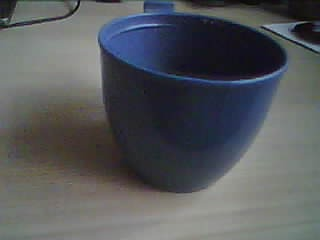
#> input picture high_computation_solutions/seq_images/seq_mug/20241223150053.jpg, 320 x 240 px
$ python example.py
#> lines starting #> are read from the running program, lines starting #| are printed output that depends on the picture
from skimage import io, transform
import numpy as np
import matplotlib.pyplot as plt
from skimage import feature
from skimage.segmentation import active_contour


img = io.imread("../seq_images/seq_mug/20241223150053.jpg", as_gray=True)
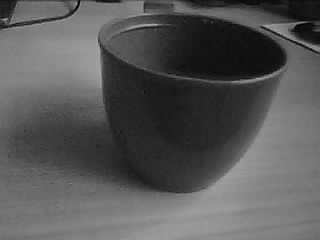
#> img: shape (240, 320) float64; min 0.00561, max 0.684, mean 0.346
img = transform.resize(img, (240, 240))
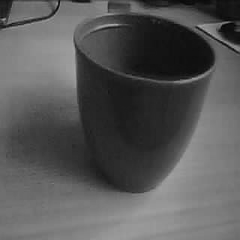
#> img: shape (240, 240) float64; min 0.0131, max 0.678, mean 0.346

s = np.linspace(0, 2 * np.pi, 100)
r = 120 + 110 * np.sin(s)
c = 120 + 110 * np.cos(s)
init = np.array([r, c]).T

snake = active_contour(
    # gaussian(img, sigma=0.3, preserve_range=False),
    feature.canny(img),
    init,
    alpha=0.05,
    beta=4,
    gamma=0.005,
    max_px_move=1.1,
    convergence=0.05
)
#> snake = 100 pairs, first value 13.31 to 197.4, second value 62.99 to 219.1

fig, ax = plt.subplots(figsize=(7, 7))
ax.imshow(feature.canny(img), cmap=plt.cm.gray)
ax.plot(init[:, 1], init[:, 0], '--r', lw=3)
ax.plot(snake[:, 1], snake[:, 0], '-b', lw=3)
ax.set_xticks([]), ax.set_yticks([])
ax.axis([0, img.shape[1], img.shape[0], 0])

plt.show()
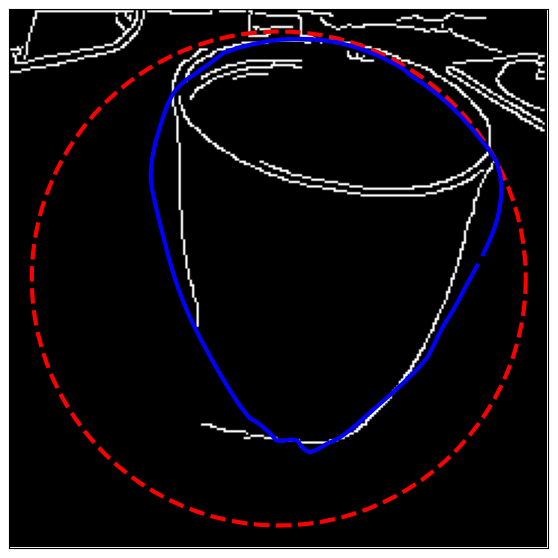
#> figure drawn by matplotlib, 1 panel

$ run again, with high_computation_solutions/seq_images/seq_mug/20241223150049.jpg copied over high_computation_solutions/seq_images/seq_mug/20241223150053.jpg
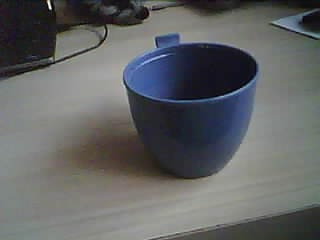
#> input picture high_computation_solutions/seq_images/seq_mug/20241223150049.jpg, 320 x 240 px
#> `img = transform.resize(img, (240, 240))`:
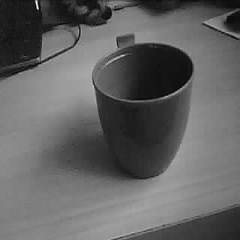
#> img: shape (240, 240) float64; min 0.00697, max 0.973, mean 0.39
#> snake = 100 pairs, first value 8.52 to 229.8, second value 45.27 to 201.8
#> `plt.show()`:
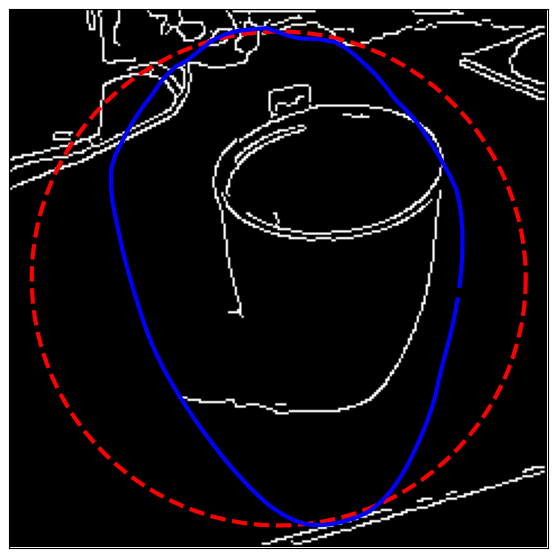
#> figure drawn by matplotlib, 1 panel

$ run again, with high_computation_solutions/seq_images/seq_mug/20241223150050.jpg copied over high_computation_solutions/seq_images/seq_mug/20241223150053.jpg
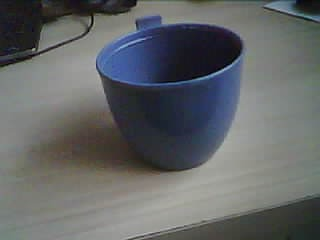
#> input picture high_computation_solutions/seq_images/seq_mug/20241223150050.jpg, 320 x 240 px
#> `img = transform.resize(img, (240, 240))`:
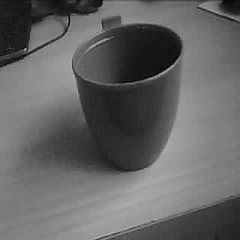
#> img: shape (240, 240) float64; min 0.00502, max 0.733, mean 0.397
#> snake = 100 pairs, first value 15.9 to 223.5, second value 78.75 to 182.7
#> `plt.show()`:
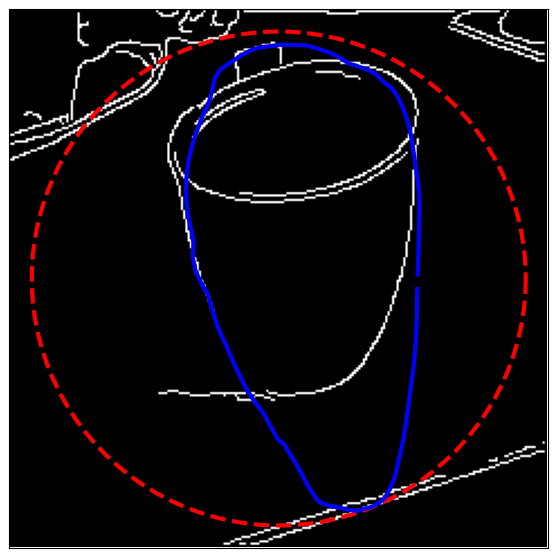
#> figure drawn by matplotlib, 1 panel

$ run again, with high_computation_solutions/seq_images/seq_mug/20241223150051.jpg copied over high_computation_solutions/seq_images/seq_mug/20241223150053.jpg
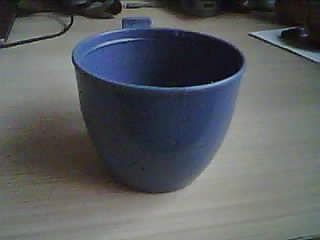
#> input picture high_computation_solutions/seq_images/seq_mug/20241223150051.jpg, 320 x 240 px
#> `img = transform.resize(img, (240, 240))`:
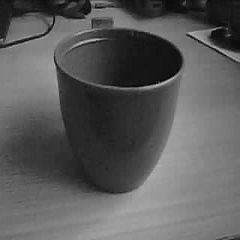
#> img: shape (240, 240) float64; min 0.00471, max 0.753, mean 0.36
#> snake = 100 pairs, first value 21.31 to 192.7, second value 54.02 to 183.6
#> `plt.show()`:
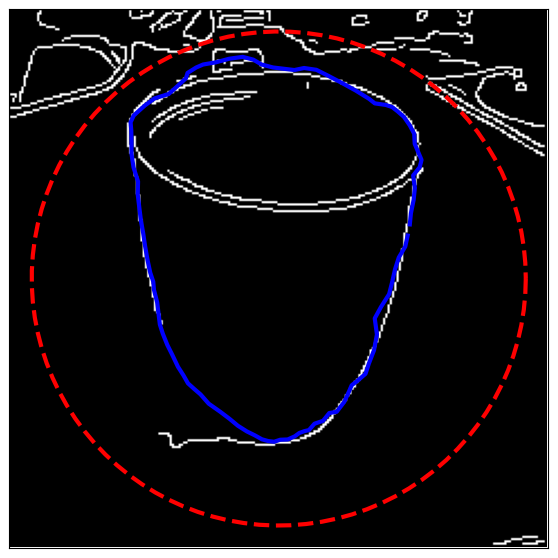
#> figure drawn by matplotlib, 1 panel
